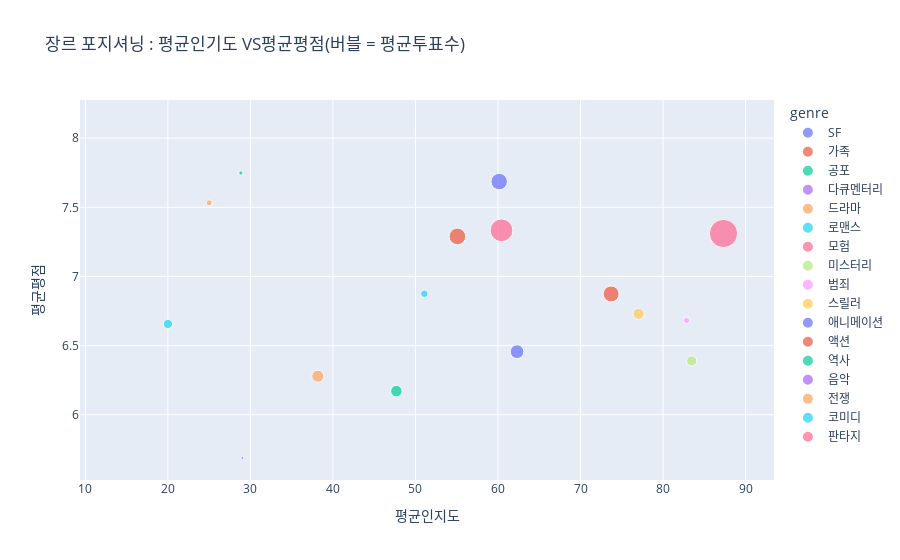

The notebook cell this image was saved under:
### Code cell
#-> 투표자 수에 따라 데이터의 크기 영향

import plotly.express as px

fig = px.scatter( #-> scatter: 산점도
    agg, 
    x="avg_popularity",
    y="avg_vote_average",
    hover_name="genre", #-> 마우스를 오버하면 장르가 나옴
    color="genre",
    size="avg_vote_count",
    title="장르 포지셔닝 : 평균인기도 VS평균평점(버블 = 평균투표수)"
)
fig.update_layout(xaxis_title="평균인지도",yaxis_title="평균평점")
fig.show()

### Figure 1 — Plotly figure (JSON) as saved in the notebook; plotly's stock layout.template omitted (floating-point values rounded to 4 significant figures)
{"data": [{"hovertemplate": "<b>%{hovertext}</b><br><br>genre=SF<br>avg_popularity=%{x}<br>avg_vote_average=%{y}<br>avg_vote_count=%{marker.size}<extra></extra>", "hovertext": ["SF"], "legendgroup": "SF", "marker": {"color": "#636efa", "size": [2361.0], "sizemode": "area", "sizeref": 25.12, "symbol": "circle"}, "mode": "markers", "name": "SF", "orientation": "v", "showlegend": true, "type": "scatter", "x": [62.31], "xaxis": "x", "y": [6.456], "yaxis": "y"}, {"hovertemplate": "<b>%{hovertext}</b><br><br>genre=가족<br>avg_popularity=%{x}<br>avg_vote_average=%{y}<br>avg_vote_count=%{marker.size}<extra></extra>", "hovertext": ["가족"], "legendgroup": "가족", "marker": {"color": "#EF553B", "size": [3480], "sizemode": "area", "sizeref": 25.12, "symbol": "circle"}, "mode": "markers", "name": "가족", "orientation": "v", "showlegend": true, "type": "scatter", "x": [55.08], "xaxis": "x", "y": [7.289], "yaxis": "y"}, {"hovertemplate": "<b>%{hovertext}</b><br><br>genre=공포<br>avg_popularity=%{x}<br>avg_vote_average=%{y}<br>avg_vote_count=%{marker.size}<extra></extra>", "hovertext": ["공포"], "legendgroup": "공포", "marker": {"color": "#00cc96", "size": [1664.0], "sizemode": "area", "sizeref": 25.12, "symbol": "circle"}, "mode": "markers", "name": "공포", "orientation": "v", "showlegend": true, "type": "scatter", "x": [47.69], "xaxis": "x", "y": [6.17], "yaxis": "y"}, {"hovertemplate": "<b>%{hovertext}</b><br><br>genre=다큐멘터리<br>avg_popularity=%{x}<br>avg_vote_average=%{y}<br>avg_vote_count=%{marker.size}<extra></extra>", "hovertext": ["다큐멘터리"], "legendgroup": "다큐멘터리", "marker": {"color": "#ab63fa", "size": [18], "sizemode": "area", "sizeref": 25.12, "symbol": "circle"}, "mode": "markers", "name": "다큐멘터리", "orientation": "v", "showlegend": true, "type": "scatter", "x": [13.92], "xaxis": "x", "y": [8.117], "yaxis": "y"}, {"hovertemplate": "<b>%{hovertext}</b><br><br>genre=드라마<br>avg_popularity=%{x}<br>avg_vote_average=%{y}<br>avg_vote_count=%{marker.size}<extra></extra>", "hovertext": ["드라마"], "legendgroup": "드라마", "marker": {"color": "#FFA15A", "size": [1820.0], "sizemode": "area", "sizeref": 25.12, "symbol": "circle"}, "mode": "markers", "name": "드라마", "orientation": "v", "showlegend": true, "type": "scatter", "x": [38.17], "xaxis": "x", "y": [6.278], "yaxis": "y"}, {"hovertemplate": "<b>%{hovertext}</b><br><br>genre=로맨스<br>avg_popularity=%{x}<br>avg_vote_average=%{y}<br>avg_vote_count=%{marker.size}<extra></extra>", "hovertext": ["로맨스"], "legendgroup": "로맨스", "marker": {"color": "#19d3f3", "size": [1080.0], "sizemode": "area", "sizeref": 25.12, "symbol": "circle"}, "mode": "markers", "name": "로맨스", "orientation": "v", "showlegend": true, "type": "scatter", "x": [20.0], "xaxis": "x", "y": [6.656], "yaxis": "y"}, {"hovertemplate": "<b>%{hovertext}</b><br><br>genre=모험<br>avg_popularity=%{x}<br>avg_vote_average=%{y}<br>avg_vote_count=%{marker.size}<extra></extra>", "hovertext": ["모험"], "legendgroup": "모험", "marker": {"color": "#FF6692", "size": [10050.0], "sizemode": "area", "sizeref": 25.12, "symbol": "circle"}, "mode": "markers", "name": "모험", "orientation": "v", "showlegend": true, "type": "scatter", "x": [87.32], "xaxis": "x", "y": [7.311], "yaxis": "y"}, {"hovertemplate": "<b>%{hovertext}</b><br><br>genre=미스터리<br>avg_popularity=%{x}<br>avg_vote_average=%{y}<br>avg_vote_count=%{marker.size}<extra></extra>", "hovertext": ["미스터리"], "legendgroup": "미스터리", "marker": {"color": "#B6E880", "size": [1314.0], "sizemode": "area", "sizeref": 25.12, "symbol": "circle"}, "mode": "markers", "name": "미스터리", "orientation": "v", "showlegend": true, "type": "scatter", "x": [83.47], "xaxis": "x", "y": [6.389], "yaxis": "y"}, {"hovertemplate": "<b>%{hovertext}</b><br><br>genre=범죄<br>avg_popularity=%{x}<br>avg_vote_average=%{y}<br>avg_vote_count=%{marker.size}<extra></extra>", "hovertext": ["범죄"], "legendgroup": "범죄", "marker": {"color": "#FF97FF", "size": [482.3], "sizemode": "area", "sizeref": 25.12, "symbol": "circle"}, "mode": "markers", "name": "범죄", "orientation": "v", "showlegend": true, "type": "scatter", "x": [82.85], "xaxis": "x", "y": [6.681], "yaxis": "y"}, {"hovertemplate": "<b>%{hovertext}</b><br><br>genre=스릴러<br>avg_popularity=%{x}<br>avg_vote_average=%{y}<br>avg_vote_count=%{marker.size}<extra></extra>", "hovertext": ["스릴러"], "legendgroup": "스릴러", "marker": {"color": "#FECB52", "size": [1583.0], "sizemode": "area", "sizeref": 25.12, "symbol": "circle"}, "mode": "markers", "name": "스릴러", "orientation": "v", "showlegend": true, "type": "scatter", "x": [77.05], "xaxis": "x", "y": [6.729], "yaxis": "y"}, {"hovertemplate": "<b>%{hovertext}</b><br><br>genre=애니메이션<br>avg_popularity=%{x}<br>avg_vote_average=%{y}<br>avg_vote_count=%{marker.size}<extra></extra>", "hovertext": ["애니메이션"], "legendgroup": "애니메이션", "marker": {"color": "#636efa", "size": [3403.0], "sizemode": "area", "sizeref": 25.12, "symbol": "circle"}, "mode": "markers", "name": "애니메이션", "orientation": "v", "showlegend": true, "type": "scatter", "x": [60.14], "xaxis": "x", "y": [7.686], "yaxis": "y"}, {"hovertemplate": "<b>%{hovertext}</b><br><br>genre=액션<br>avg_popularity=%{x}<br>avg_vote_average=%{y}<br>avg_vote_count=%{marker.size}<extra></extra>", "hovertext": ["액션"], "legendgroup": "액션", "marker": {"color": "#EF553B", "size": [3198.0], "sizemode": "area", "sizeref": 25.12, "symbol": "circle"}, "mode": "markers", "name": "액션", "orientation": "v", "showlegend": true, "type": "scatter", "x": [73.71], "xaxis": "x", "y": [6.873], "yaxis": "y"}, {"hovertemplate": "<b>%{hovertext}</b><br><br>genre=역사<br>avg_popularity=%{x}<br>avg_vote_average=%{y}<br>avg_vote_count=%{marker.size}<extra></extra>", "hovertext": ["역사"], "legendgroup": "역사", "marker": {"color": "#00cc96", "size": [231.3], "sizemode": "area", "sizeref": 25.12, "symbol": "circle"}, "mode": "markers", "name": "역사", "orientation": "v", "showlegend": true, "type": "scatter", "x": [28.84], "xaxis": "x", "y": [7.748], "yaxis": "y"}, {"hovertemplate": "<b>%{hovertext}</b><br><br>genre=음악<br>avg_popularity=%{x}<br>avg_vote_average=%{y}<br>avg_vote_count=%{marker.size}<extra></extra>", "hovertext": ["음악"], "legendgroup": "음악", "marker": {"color": "#ab63fa", "size": [125], "sizemode": "area", "sizeref": 25.12, "symbol": "circle"}, "mode": "markers", "name": "음악", "orientation": "v", "showlegend": true, "type": "scatter", "x": [29.02], "xaxis": "x", "y": [5.687], "yaxis": "y"}, {"hovertemplate": "<b>%{hovertext}</b><br><br>genre=전쟁<br>avg_popularity=%{x}<br>avg_vote_average=%{y}<br>avg_vote_count=%{marker.size}<extra></extra>", "hovertext": ["전쟁"], "legendgroup": "전쟁", "marker": {"color": "#FFA15A", "size": [456.5], "sizemode": "area", "sizeref": 25.12, "symbol": "circle"}, "mode": "markers", "name": "전쟁", "orientation": "v", "showlegend": true, "type": "scatter", "x": [24.99], "xaxis": "x", "y": [7.532], "yaxis": "y"}, {"hovertemplate": "<b>%{hovertext}</b><br><br>genre=코미디<br>avg_popularity=%{x}<br>avg_vote_average=%{y}<br>avg_vote_count=%{marker.size}<extra></extra>", "hovertext": ["코미디"], "legendgroup": "코미디", "marker": {"color": "#19d3f3", "size": [693.6], "sizemode": "area", "sizeref": 25.12, "symbol": "circle"}, "mode": "markers", "name": "코미디", "orientation": "v", "showlegend": true, "type": "scatter", "x": [51.07], "xaxis": "x", "y": [6.874], "yaxis": "y"}, {"hovertemplate": "<b>%{hovertext}</b><br><br>genre=판타지<br>avg_popularity=%{x}<br>avg_vote_average=%{y}<br>avg_vote_count=%{marker.size}<extra></extra>", "hovertext": ["판타지"], "legendgroup": "판타지", "marker": {"color": "#FF6692", "size": [6498], "sizemode": "area", "sizeref": 25.12, "symbol": "circle"}, "mode": "markers", "name": "판타지", "orientation": "v", "showlegend": true, "type": "scatter", "x": [60.43], "xaxis": "x", "y": [7.333], "yaxis": "y"}], "layout": {"legend": {"itemsizing": "constant", "title": {"text": "genre"}, "tracegroupgap": 0}, "title": {"text": "장르 포지셔닝 : 평균인기도 VS평균평점(버블 = 평균투표수)"}, "xaxis": {"anchor": "y", "domain": [0, 1], "title": {"text": "평균인지도"}}, "yaxis": {"anchor": "x", "domain": [0, 1], "title": {"text": "평균평점"}}}}
